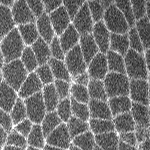
#> input picture cells.tif, 150 x 150 px
$ jupyter execute 20230206_morphology_lecture.ipynb
#> lines starting #> are read from the running program, lines starting #| are printed output that depends on the picture; after the words box and inside, x2 and y2 are one past the last pixel; in counts of white or black regions, pixels touching at a corner belong together
# Mathematical morphology: erosion, dilation, opening, and closing

### 1. Overview & learning objectives
In this notebook we will use simple morphological operations to manipulate binary images.

With this notebook we will:

1. Explore the implementation of opening and closing in scikit-image.

1. Use morphological opening and closing to improve the results of image thresholding.

### 2. Fundamental morphological operations

Remember that, our ultimate goal in these lecture notebooks is to develop a method to segment cells from images in which cell borders are bright and the cytosol is dim. Over the last few weeks, we have written code to generate a *mask* that separates cell membranes from cytosol in our sample image. Here is a summary of what we did so far:

[cell 1]
import matplotlib.pyplot as plt
import numpy
from skimage import exposure, filters, io

# Read image from disk.
animage = io.imread('cells.tif')
#> animage is the input picture: shape (150, 150); min 31, max 255, mean 113.3

# Gaussian smoothing to facilitate edge detection.
animage_smooth = filters.gaussian(animage, sigma=2, preserve_range=True)
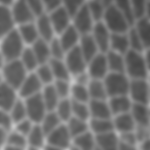
#> animage_smooth: shape (150, 150) float64; min 69.65, max 197.4, mean 113.3

# Contrast stretch.
animage_rescaled = exposure.rescale_intensity(animage_smooth, out_range=numpy.uint8)
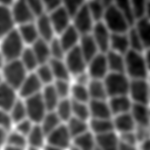
#> animage_rescaled: shape (150, 150); min 0, max 255, mean 86.5

# Local threshold.
amask = animage_rescaled >= filters.threshold_local(animage_rescaled, 33, method='gaussian')
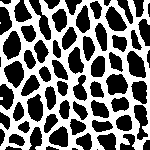
#> amask: shape (150, 150) bool; 46.3% white; 3 white regions (2 under 20 px), largest, box (x1, y1, x2, y2) and area: (0, 0, 150, 150) 10401

# Display image and mask.
fig, axs = plt.subplots(1, 2)
axs[0].imshow(animage, cmap='Greys_r')
axs[1].imshow(amask, cmap='binary_r')
plt.show()
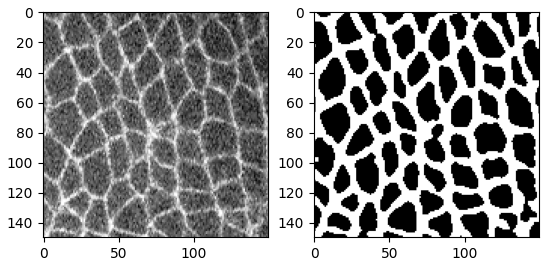
#> figure drawn by matplotlib, 2 panels
